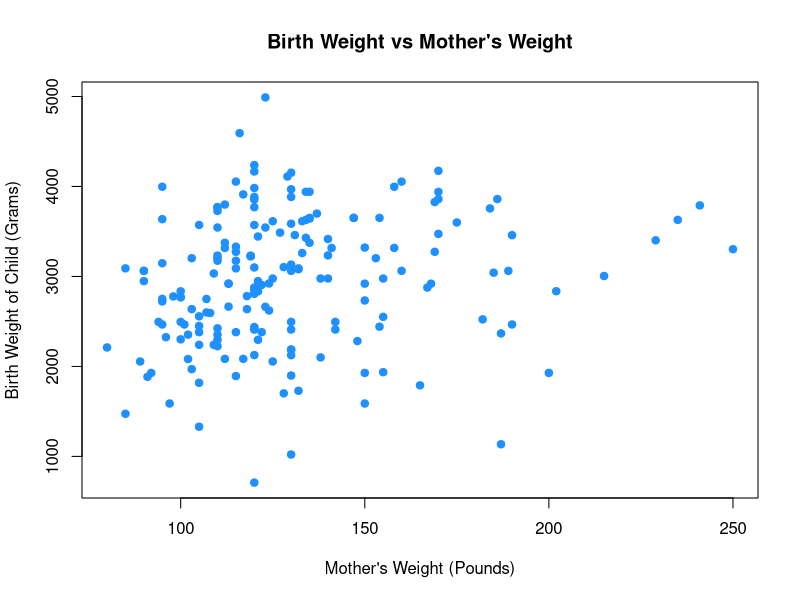
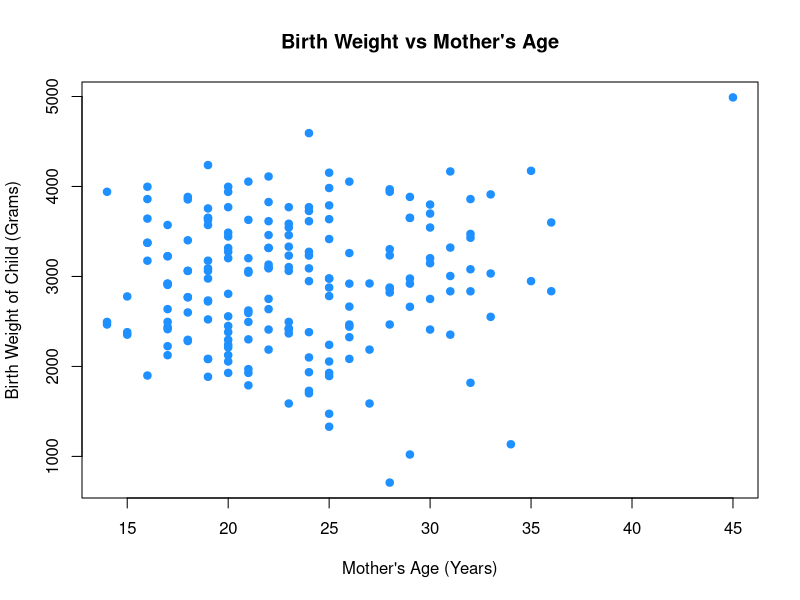
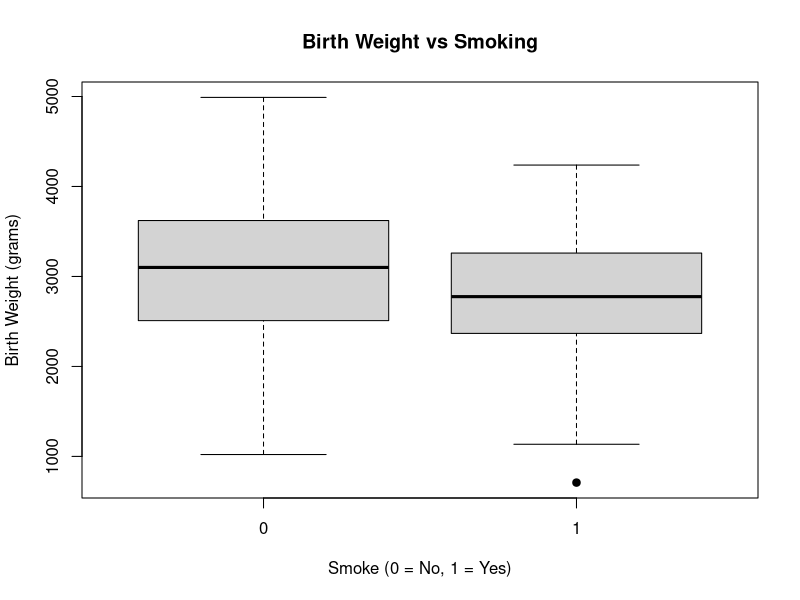
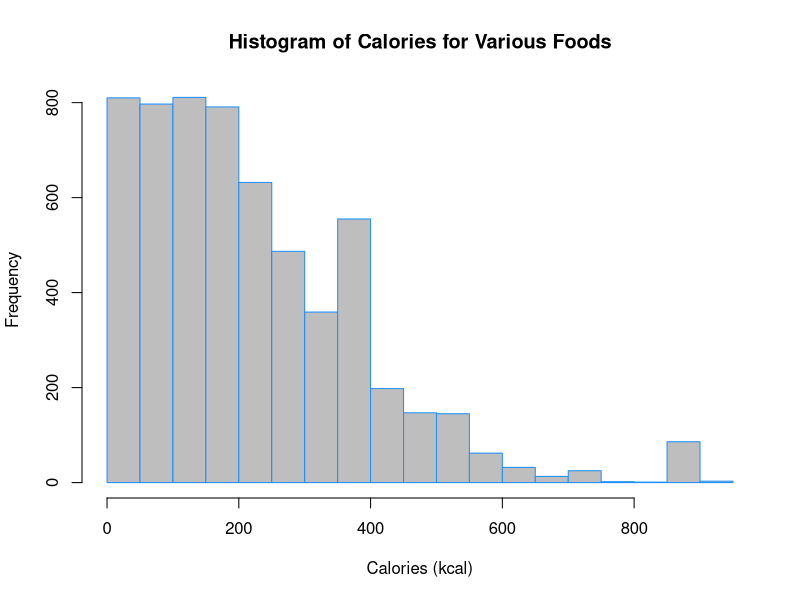
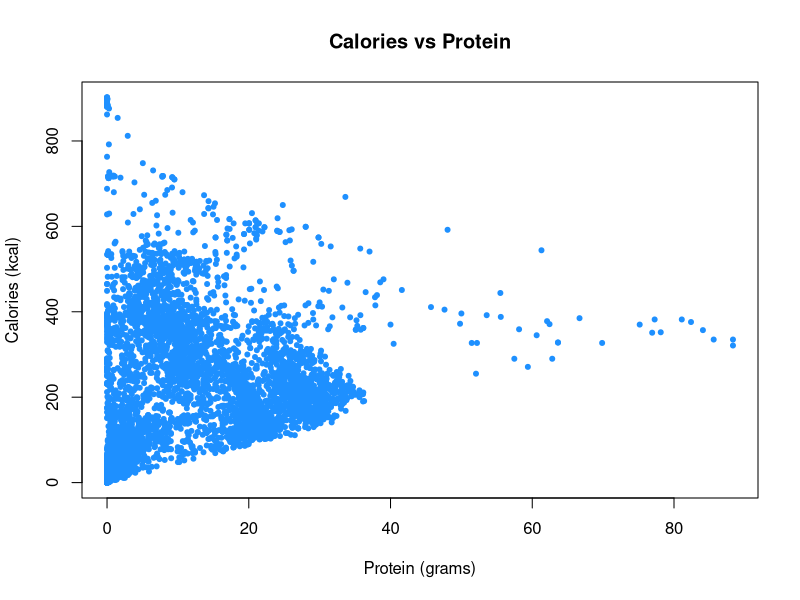
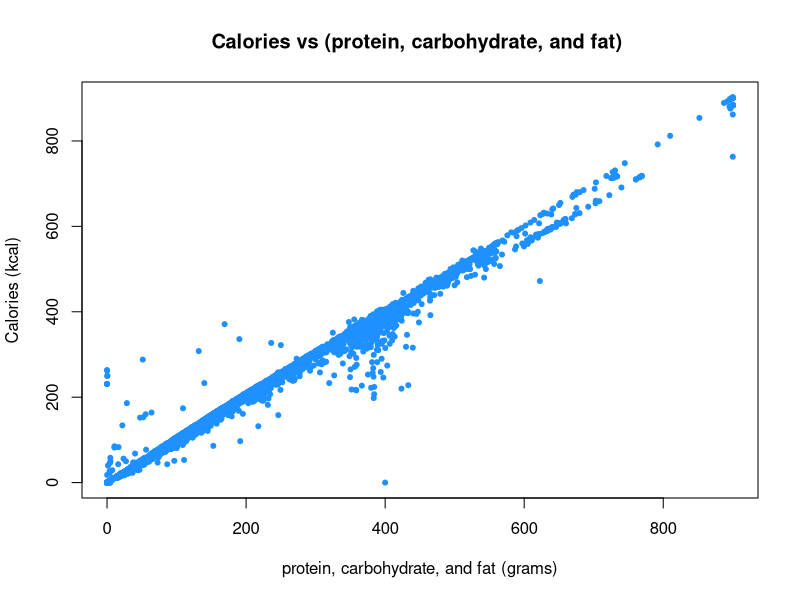

These charts were generated, in order, by the following R code:
## ---- chunk 1
msleep = ggplot2 :: msleep
dim(msleep)
## ---- chunk 2
mean(msleep$sleep_rem,na.rm=TRUE)
## ---- chunk 3
sd(msleep$brainwt,na.rm=TRUE)
## ---- chunk 4
msleep$name[which.max(msleep$sleep_rem)]
## ---- chunk 5
carni=subset(msleep,msleep$vore=="carni",na.rm=TRUE)
mean(carni$bodywt)
## ---- chunk 6
birthwt = MASS :: birthwt
dim(birthwt)
## ---- chunk 7
plot(bwt ~ lwt, data = birthwt,xlab = "Mother's Weight (Pounds)",ylab = "Birth Weight of Child (Grams)",main = "Birth Weight vs Mother's Weight",pch = 20,cex = 1.5,col = "dodgerblue")
## ---- chunk 8
plot(bwt ~ age, data = birthwt,xlab = "Mother's Age (Years)",ylab = "Birth Weight of Child (Grams)",main = "Birth Weight vs Mother's Age",pch = 20,cex = 1.5,col = "dodgerblue")
## ---- chunk 9
boxplot(bwt ~ smoke, data = birthwt,xlab = "Smoke (0 = No, 1 = Yes)",ylab = "Birth Weight (grams)",main = "Birth Weight vs Smoking",pch = 20,cex = 1.5)
## ---- chunk 10
library(readr)
nutrition =read_csv("nutrition-2018.csv")

## ---- chunk 11
hist(nutrition$Calories,xlab = "Calories (kcal)",main = "Histogram of Calories for Various Foods",border = "dodgerblue",col = "grey")
## ---- chunk 12
plot(nutrition$Calories ~ nutrition$Protein, xlab = "Protein (grams)",ylab = "Calories (kcal)",main = "Calories vs Protein",pch = 20,cex = 1,col = "dodgerblue")
## ---- chunk 13
plot(Calories ~ I(4 * Protein + 4 * Carbs + 9 * Fat), data = nutrition,xlab = "protein, carbohydrate, and fat (grams)",ylab = "Calories (kcal)",main = "Calories vs (protein, carbohydrate, and fat) ",pch = 20,cex = 1,col = "dodgerblue")
## ---- chunk 14
a = 1:10
b = 10:1
c = rep(1, times = 10)
d =2 ^ (1:10)
sum_of_squares = function(x) {
    sum(x ^ 2)
    }
sum_of_squares(x = a)
sum_of_squares(x = c(c, d))
## ---- chunk 15
sqrt(sum_of_squares(d - 0) / length(d))
## ---- chunk 16
sqrt(sum_of_squares(a - b) / length(a - b))

## ---- chunk 17
set.seed(42)
x = 1:100
y = rnorm(1000)
z = runif(150, min = 0, max = 1)

list_extreme_values = function(x, k = 2) {
    x_bar =mean(x)
    s =sd(x)
    list(
        small = x[x < x_bar - k * s],
        large = x[x > x_bar + k * s])
    }
list_extreme_values(x = x, k = 1)


list_extreme_values(x = y, k = 3)


list_extreme_values(x = y, k = 2)

list_extreme_values(x = z, k = 1.5)
## ---- chunk 18
mean(list_extreme_values(x = y, k = 1.5)$large)
